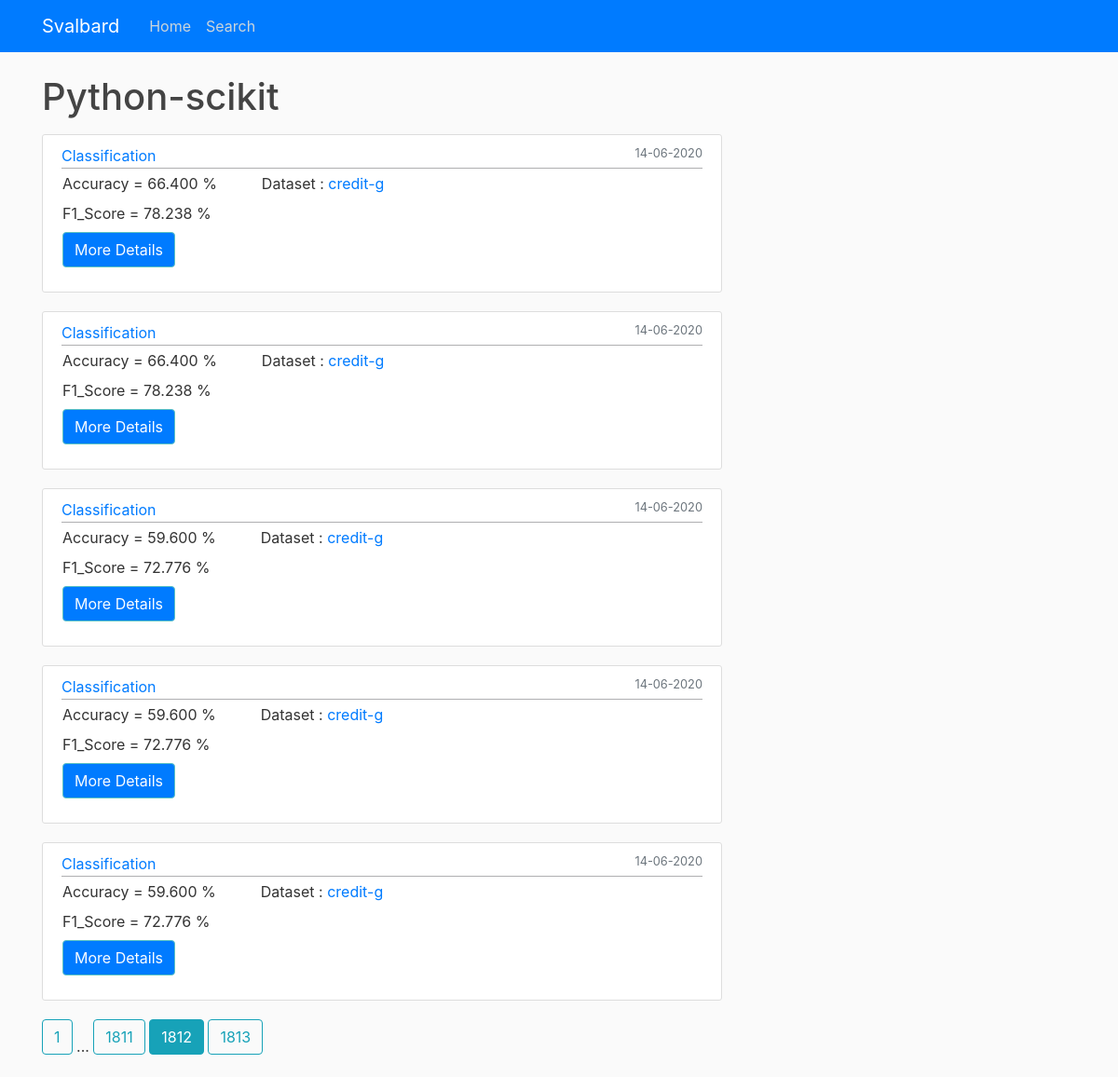
Page /platform/Python-scikit?page=1812 on the committed database.
### Svalbard/models.py (models this page shows, shortened)
class Result(db.Model):
    id = db.Column(db.Integer, primary_key=True)
    eID = db.Column(db.String(100), nullable=False, unique=True)
    fID = db.Column(db.String(100), nullable=False)
    dataset_id = db.Column(db.Integer, db.ForeignKey(
        'dataset.id'), nullable=False)
    task = db.Column(db.String(15), nullable=False)
    process = db.Column(db.String(20), nullable=False)
    platform = db.Column(db.String(15), nullable=False)
    metricsid = db.Column(db.Integer, db.ForeignKey(
        Metrics.id), nullable=False)
    date_posted = db.Column(db.DateTime, nullable=False,
                            default=datetime.utcnow)

class Metrics(db.Model):
    id = db.Column(db.Integer, primary_key=True)
    Accuracy = db.Column(db.Float, nullable=False)
    Precision = db.Column(db.Float, nullable=False)
    F1_Score = db.Column(db.Float, nullable=False)
    Recall = db.Column(db.Float, nullable=False)
    Time = db.Column(db.Float, nullable=False)
    Model = db.Column(db.String(100), nullable=False, default='Not Available')
    details = db.relationship('Result', backref='details', lazy=True)

class Dataset(db.Model):
    id = db.Column(db.Integer, primary_key=True)
    fID = db.Column(db.String(100), unique=True, nullable=False)
    dataset_name = db.Column(db.String(50), unique=True, nullable=False)
    csv_link = db.Column(db.String(150), unique=True,
                         nullable=False, default='Web')
    size = db.Column(db.Integer, default=0)
    Meta = db.relationship('Metadata', backref='details', lazy=True)
    data = db.relationship('Result', backref='dataset', lazy=True)

### Svalbard/routes.py (the view)
@app.route("/platform/<string:platform>")
def ML_platform(platform):
    page = request.args.get('page', 1, type=int)
    results = Result.query.filter_by(platform=platform).order_by(
        Result.date_posted.desc()).paginate(page=page, per_page=5)
    return render_template('platform.html', title='Language', platform=platform, results=results)

### Svalbard/templates/platform.html (shortened to what this page needs)
{% extends "layout.html" %}
{% block content %}
    <h1 class="mb-3">{{ platform }}</h1>
    {% for result in results.items %}
        <article class="media content-section">
          <div class="media-body">
            <div class="article-metadata">
              <a class="mr-2" href="{{ url_for('process', process=result.process) }}">{{ result.process }}</a>
              <small class="text-muted float-right">{{ result.date_posted.strftime('%d-%m-%Y') }}</small>
            </div>
            <div class='row mr-2'>
                <div class='column ml-3'>
                  <div>Accuracy = {{'%0.3f' | format(result.details.Accuracy *100)}} %</div>
                  <div class='mt-2'>F1_Score = {{'%0.3f' | format(result.details.F1_Score *100)}} %</div>
                  <p class='mt-2'>
                    <button class="btn newRule btn-primary collapsed" type="button" data-toggle="collapse" data-target="#collapseExample - {{result.id}}" aria-expanded="false" aria-controls="collapseExample">
                    </button>
                  </p>
                </div>
                <div class='column mx-5'>
                  <div>Dataset : <a href="{{ url_for('ML_dataset', dataset=result.dataset.id) }}">{{ result.dataset.dataset_name}}</a></div>
                </div>
              </div>
        </article>
    {% endfor %}
    {% for page_num in results.iter_pages(left_edge=1, right_edge=1, left_current=1, right_current=2) %}
      {% if page_num %}
        {% if results.page == page_num %}
          <a class="btn btn-info mb-4" href="{{ url_for('ML_platform', page=page_num, platform=platform) }}">{{ page_num }}</a>
        {% else %}
          <a class="btn btn-outline-info mb-4" href="{{ url_for('ML_platform', page=page_num, platform=platform) }}">{{ page_num }}</a>
        {% endif %}
      {% else %}
        ...
      {% endif %}
    {% endfor %}
{% endblock content %}

### Svalbard/static/main.css (style rules this page uses)
body { background: #fafafa; color: #333333; margin-top: 5rem; }
h1, h2, h3, h4, h5, h6 { color: #444444; }
.content-section { background: #ffffff; padding: 10px 20px; border: 1px solid #dddddd; border-radius: 3px; margin-bottom: 20px; }
.article-metadata { padding-bottom: 1px; margin-bottom: 4px; border-bottom: 1px solid #e3e3e3 }
.article-metadata { padding-bottom: 1px; margin-bottom: 4px; border-bottom: 1px solid #afafb1 }
button.btn.collapsed.newRule:before { content:'More Details' ; }
button.btn.newRule:before { content:'Less Details' ; }
.btn-primary { color: #fafdff; background-color: bg-primary; border-color: #5bc2c2 }

### rows in the picture
Result: process "Classification", date_posted "14-06-2020", dataset.dataset_name "credit-g"
Metrics: result.details.Accuracy*100 "66.400", result.details.F1_Score*100 "78.238"
Result: process "Classification", date_posted "14-06-2020", dataset.dataset_name "credit-g"
Metrics: result.details.Accuracy*100 "66.400", result.details.F1_Score*100 "78.238"
Result: process "Classification", date_posted "14-06-2020", dataset.dataset_name "credit-g"
Metrics: result.details.Accuracy*100 "59.600", result.details.F1_Score*100 "72.776"
Result: process "Classification", date_posted "14-06-2020", dataset.dataset_name "credit-g"
Metrics: result.details.Accuracy*100 "59.600", result.details.F1_Score*100 "72.776"
Result: process "Classification", date_posted "14-06-2020", dataset.dataset_name "credit-g"
Metrics: result.details.Accuracy*100 "59.600", result.details.F1_Score*100 "72.776"

### other values in the picture
{{ platform }} "Python-scikit"
{{ page_num }} "1" "1811" "1813"
{{ page_num }} "1812"
